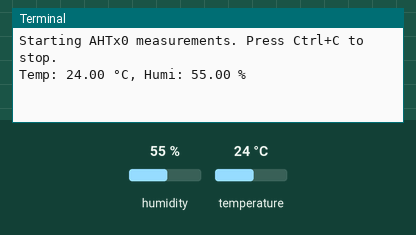
Recording of a program running on a simulated Raspberry Pi (BCM pin numbers). On the bench: the last lines printed to the terminal. The inputs (shaded band) are chosen by the test bench; at power-on: humidity 55 %, temperature 24 °C. The clock reads 2024-03-15 10:24:30 at power-on unless the program sets it.

Above: at 1.2 s.
1.3 s: humidity set to 22 %
At 1.3 s:
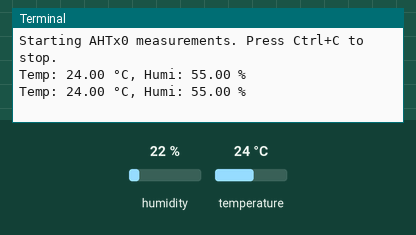
2.8 s: temperature set to 12 °C
At 4.1 s:
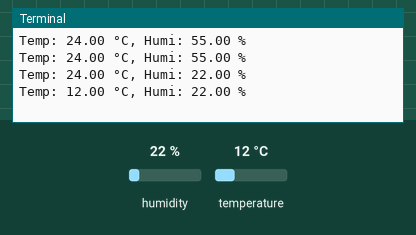
4.3 s: humidity set to 40 %
At 5.3 s:
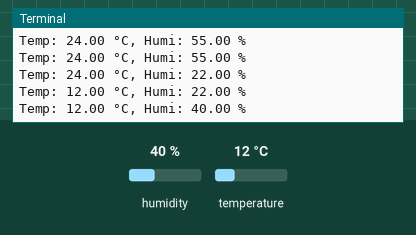
Timing chart, 0 to 7.3 s (numbered marks = the images above; inputs shaded):
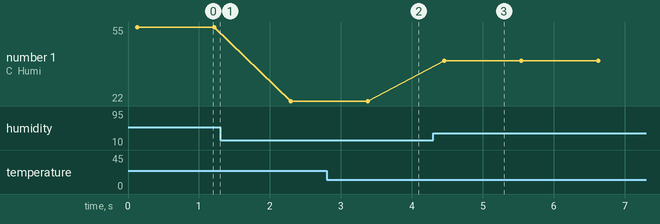

Measured:
- after the input at 2.8 s, the terminal: prints a new line after 0.58 s (image 2)
- after the input at 4.3 s, the terminal: prints a new line after 0.16 s (image 3)
- plotted number 1: 55 → 22 after the input at 1.3 s, 22 → 40 after the input at 4.3 s

The program:

lib_AHTx0.py
```python
"""
GNU General Public License v2.0
オリジナルは
https://github.com/paolosabatino/aht20
AHT10,AHT20,AHT30で動作するつもりで改変しています。
"""

from smbus2 import SMBus
import time

class SensorAHTx0:
    I2C_ADDRESS = 0x38
    CMD_RESET = [0xBA]
    CMD_SETUP = [0xBE, 0x08, 0x00]
    CMD_READ  = [0xAC, 0x33, 0x00]

    STATUS_BUSY_BIT = 7
    STATUS_CALIBRATION_BIT = 3
    DATA_SCALING = 2**20

    def __init__(self, i2c_bus: SMBus, device_address: int = I2C_ADDRESS):
        self.i2c_bus = i2c_bus
        self.device_address = device_address
        self.last_temperature = 0.0
        self.last_humidity = 0.0
        self.last_measurement_time = 0.0
        self._reset_and_initialize()

    def _reset_and_initialize(self):
        """
        Resets and prepares the sensor for operation.
        """
        self.i2c_bus.write_i2c_block_data(self.device_address, self.CMD_RESET[0], [])
        time.sleep(0.04)  # Allow time for reset
        self.i2c_bus.write_i2c_block_data(self.device_address, self.CMD_SETUP[0], self.CMD_SETUP[1:])
        time.sleep(0.01)  # Allow time for initialization

    def measure(self):
        """
        Performs a temperature and humidity measurement.
        """
        self.i2c_bus.write_i2c_block_data(self.device_address, self.CMD_READ[0], self.CMD_READ[1:])
        time.sleep(0.08)  # Measurement wait time

        is_busy = True
        while is_busy:
            data = self.i2c_bus.read_i2c_block_data(self.device_address, self.CMD_READ[0], 7)
            is_busy = (data[0] >> self.STATUS_BUSY_BIT) & 1

        raw_humidity = (data[1] << 12) | (data[2] << 4) | (data[3] >> 4)
        raw_temperature = ((data[3] & 0xF) << 16) | (data[4] << 8) | data[5]

        self.last_humidity = (raw_humidity / self.DATA_SCALING) * 100
        self.last_temperature = ((raw_temperature / self.DATA_SCALING) * 200) - 50
        self.last_measurement_time = time.time()

        return self.last_temperature, self.last_humidity


def main():
    """
    Main function to continuously read temperature and humidity from the AHTx0 sensor.
    """
    bus_number = 1
    i2c = SMBus(bus_number)
    sensor = SensorAHTx0(i2c)

    try:
        print("Starting AHTx0 measurements. Press Ctrl+C to stop.")
        while True:
            try:
                temperature, humidity = sensor.measure()
                print(f"Temp: {temperature:.2f} °C, Humi: {humidity:.2f} %")
            except Exception as error:
                print(f"Error: {error}")
            time.sleep(1)
    except KeyboardInterrupt:
        print("\nMeasurement stopped.")
    except Exception as unexpected_error:
        print(f"Unexpected error: {unexpected_error}")
    finally:
        i2c.close()


if __name__ == "__main__":
    main()

"""
from lib_AHTx0 import SensorAHTx0
from smbus2 import SMBus

bus_number = 1
i2c = SMBus(bus_number)
sensor = SensorAHTx0(i2c)
temperature, humidity = sensor.measure()
if temperature is not None and humidity is not None:
    print(f"Temperature: {temperature:.2f} °C, Humidity: {humidity:.2f} %")

"""
```
